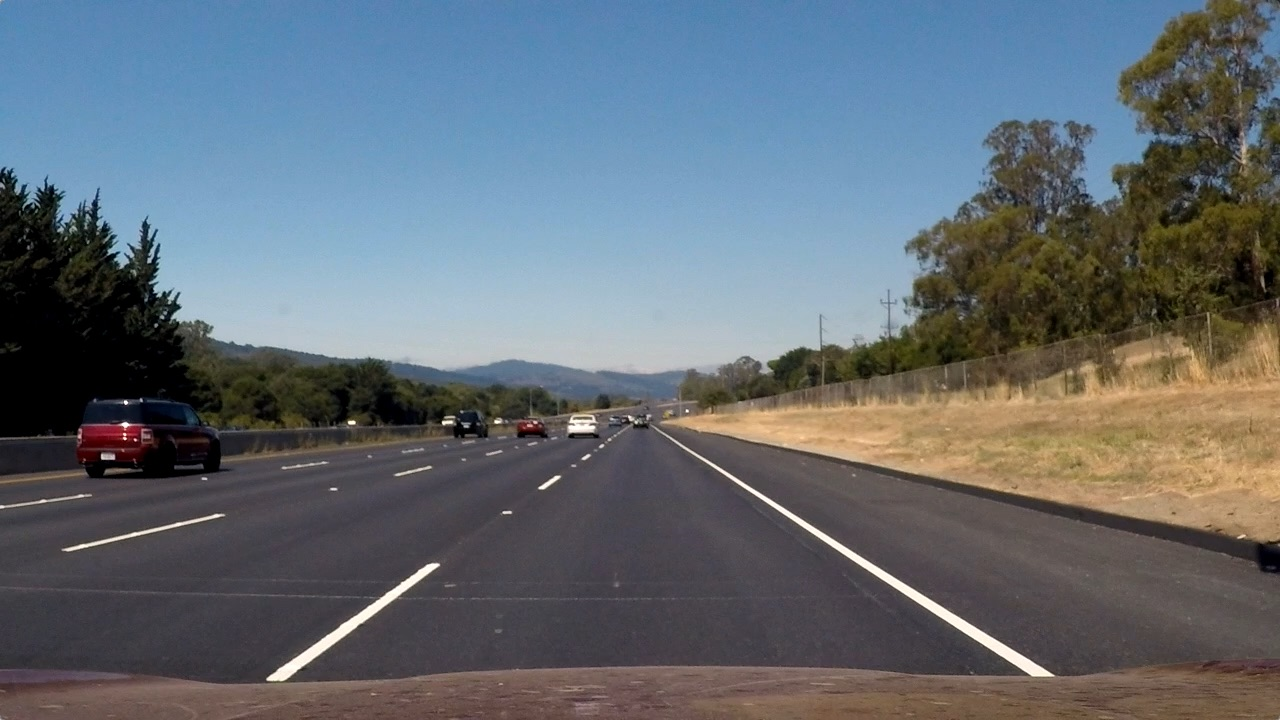
#> input picture test_images/straight_lines2.jpg, 1280 x 720 px, found by its file name
$ jupyter execute --allow-errors 'lanes - Color and Region.ipynb'   (shell and % lines are left out)
#> lines starting #> are read from the running program, lines starting #| are printed output that depends on the picture; after the words box and inside, x2 and y2 are one past the last pixel; in counts of white or black regions, pixels touching at a corner belong together
[cell 1]
#Importing important packages

[cell 2]
import matplotlib.pyplot as plt
import matplotlib.image as mpimg
import numpy as np
import cv2
import time as t

print("opencv version : %s " % cv2.__version__)

[cell 3]
#reading in an image
path = '/Users/enterprise/Dev/Git/CarND-Advanced-Lane-Lines/straight_lines2.jpg'
image = mpimg.imread(path)
#> image is the input picture: shape (720, 1280, 3); mean R, G, B 99.4, 107.7, 115.1

#displaying the image
plt.imshow(image)
plt.show()

#printing out some stats and plotting
print('This image is:', type(image), 'with dimesions:', image.shape)
#| This image is: <class 'numpy.ndarray'> with dimesions: (720, 1280, 3)

#Grab the X and Y size and make copy of the image
ysize = image.shape[0]
xsize = image.shape[1]

color_select = np.copy(image)
line_select = np.copy(image)

[cell 4]
# define rgb threshold tupple
rgb_thresh = [200,200,200]

#identify pixels below the threshold
thresh_pix = (image[:,:,0]<rgb_thresh[0]) | (image[:,:,1]<rgb_thresh[1]) | (image[:,:,2]<rgb_thresh[2])
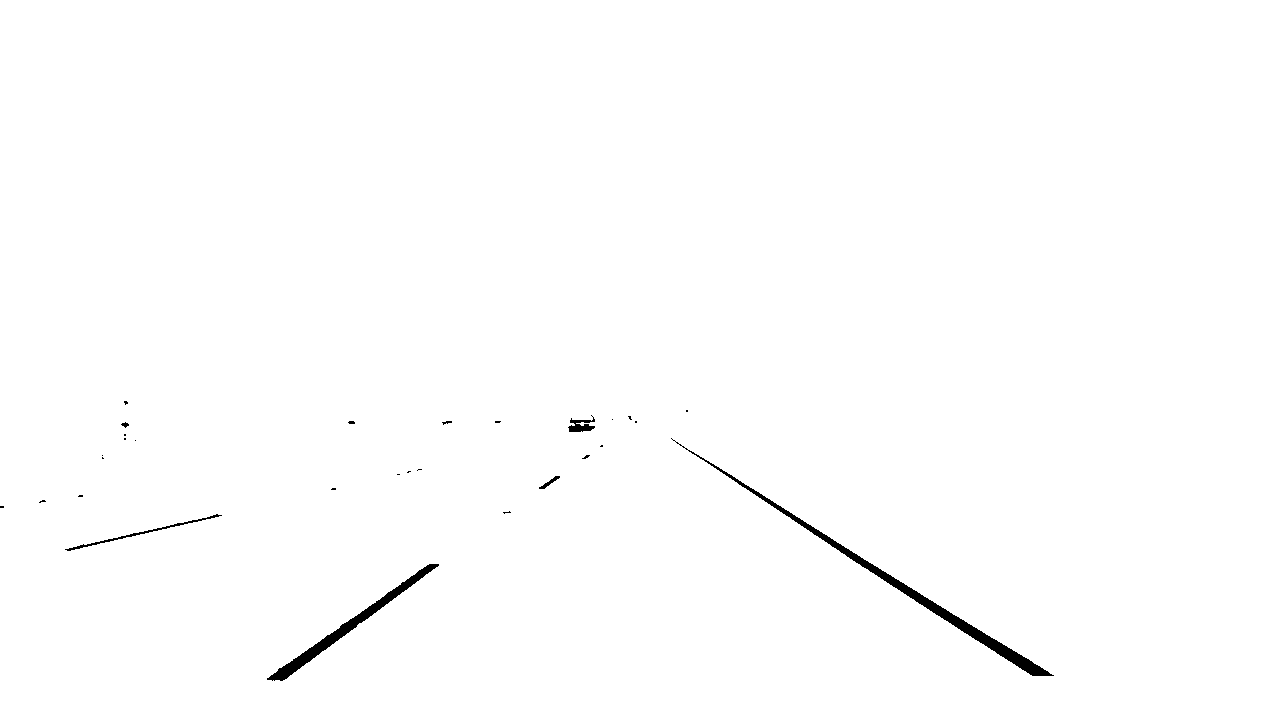
#> thresh_pix: shape (720, 1280) bool; 99.4% white; 29 black regions (22 under 20 px), largest, box (x1, y1, x2, y2) and area: (671, 438, 1054, 676) 2901, (267, 564, 439, 681) 1805, (65, 514, 222, 551) 349
color_select[thresh_pix] = [0,0,0]
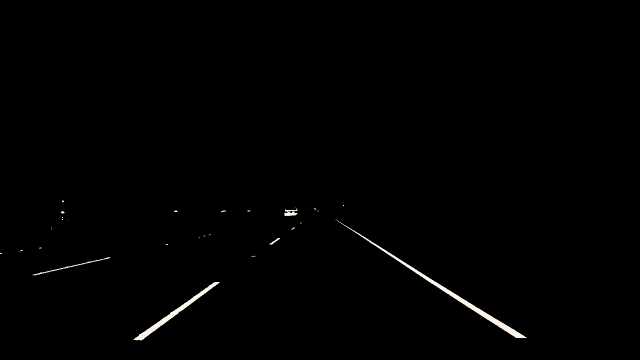
#> color_select: shape (720, 1280, 3) (shown at 1/2 size); mean R, G, B 1.5, 1.5, 1.4

[cell 5]
#Display the image
plt.imshow(color_select)

[cell 6]
'''In NumPy indexing, the first dimension (camera.shape[0]) corresponds
to rows, while the second (camera.shape[1]) corresponds to columns,
with the origin (camera[0, 0]) on the top-left corner.
This matches matrix/linear algebra notation, but is in contrast to
Cartesian (x, y) coordinates.'''

[cell 7]
# create copy of the image
region_select = np.copy(image)

# define region of interest

lb = [80,700]
rb = [640,360]
ap = [475,275]


## fit lines (y = Ax + B)
fitL = np.polyfit((lb[0], ap[0]), (lb[1], ap[1]), 1)
fitR = np.polyfit((rb[0], ap[0]), (rb[1], ap[1]), 1)
fitB = np.polyfit((lb[0], rb[0]), (lb[1],rb[1]), 1)

print(fitL)

[cell 8]
# Find the region inside the lines
XX, YY = np.meshgrid(np.arange(0,xsize),np.arange(0,ysize))
region_thresh = (YY > (XX*fitL[0] + fitL[1])) & (YY > (XX*fitR[0] + fitR[1])) & (YY > (XX*fitB[0] + fitB[1]))
print(len(region_thresh))
#| 720
# Color pixels red which are inside the region
region_select[region_thresh] = [255,0,0]
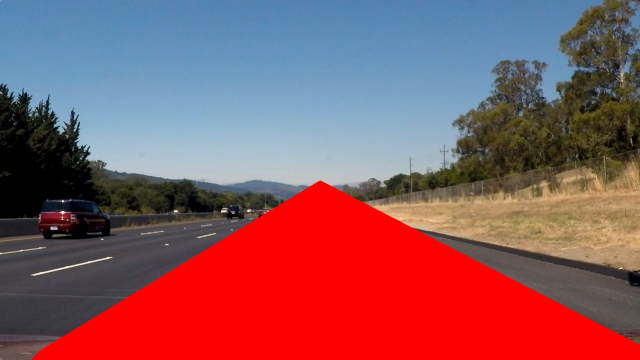
#> region_select: shape (720, 1280, 3) (shown at 1/2 size); mean R, G, B 140.4, 87.3, 94.6

# Display the image
plt.imshow(region_select)

[cell 9]
print(region_thresh)
#> (printed output is left out)
region_thresh.shape

[cell 10]
plt.imshow(region_thresh)
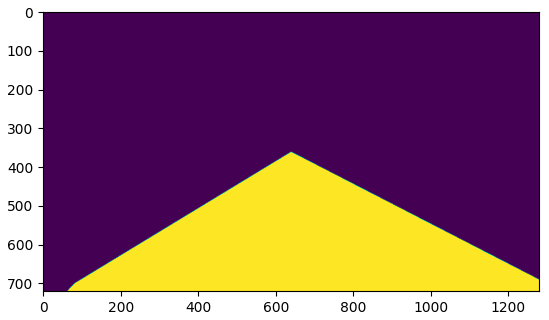
#> figure drawn by matplotlib, 1 panel

$ run again, with test_images/straight_lines1.jpg copied over test_images/straight_lines2.jpg
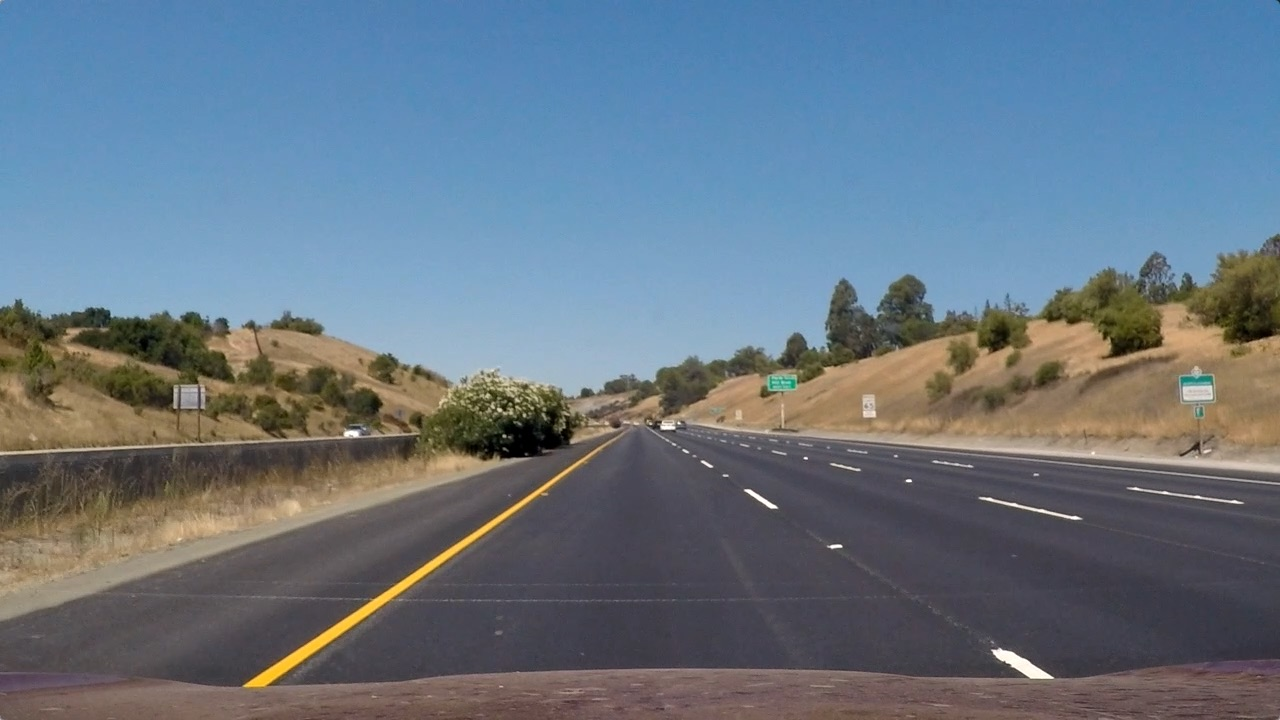
#> input picture test_images/straight_lines1.jpg, 1280 x 720 px, found by its file name
#> image is the input picture: shape (720, 1280, 3); mean R, G, B 103.2, 117.7, 131.2
#| This image is: <class 'numpy.ndarray'> with dimesions: (720, 1280, 3)
#> `thresh_pix = (image[:,:,0]<rgb_thresh[0]) | (image[:,:,1]<rgb_thresh[1..`:
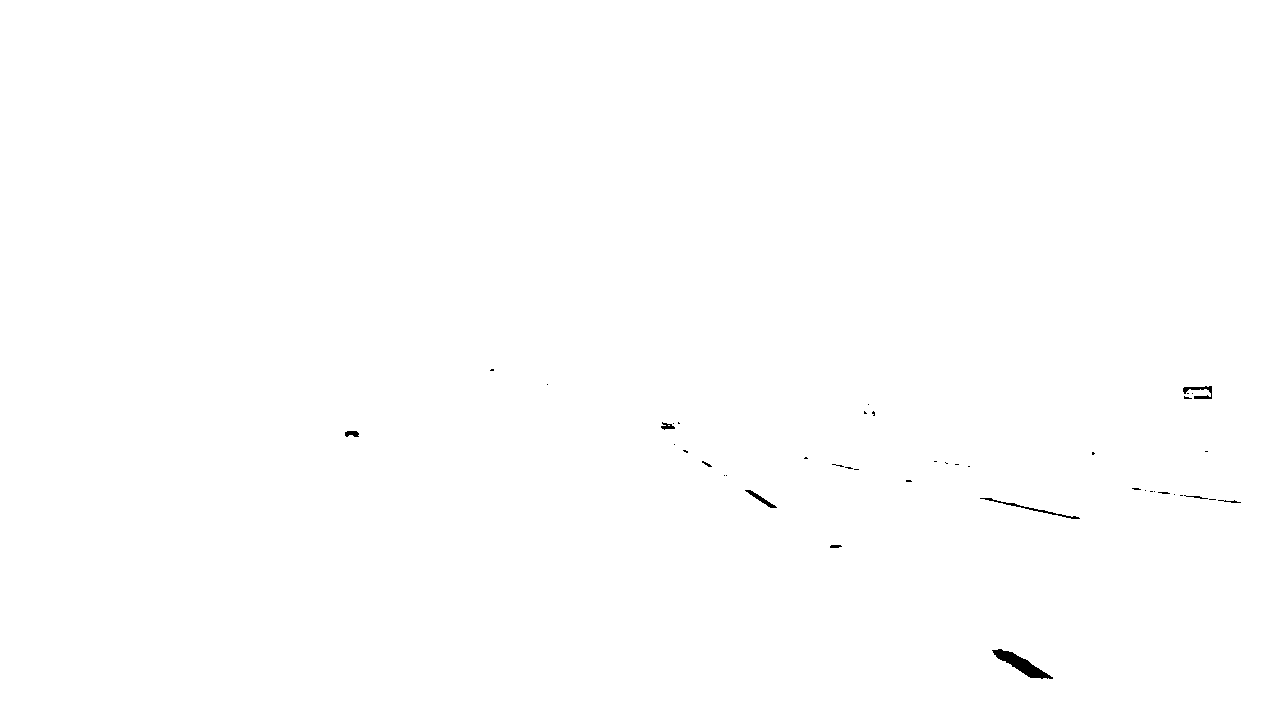
#> thresh_pix: shape (720, 1280) bool; 99.8% white; 43 black regions (33 under 20 px), largest, box (x1, y1, x2, y2) and area: (992, 649, 1053, 679) 630, (980, 498, 1080, 519) 201, (1183, 386, 1212, 399) 162
#| 720
#> `region_select[region_thresh] = [255,0,0]`:
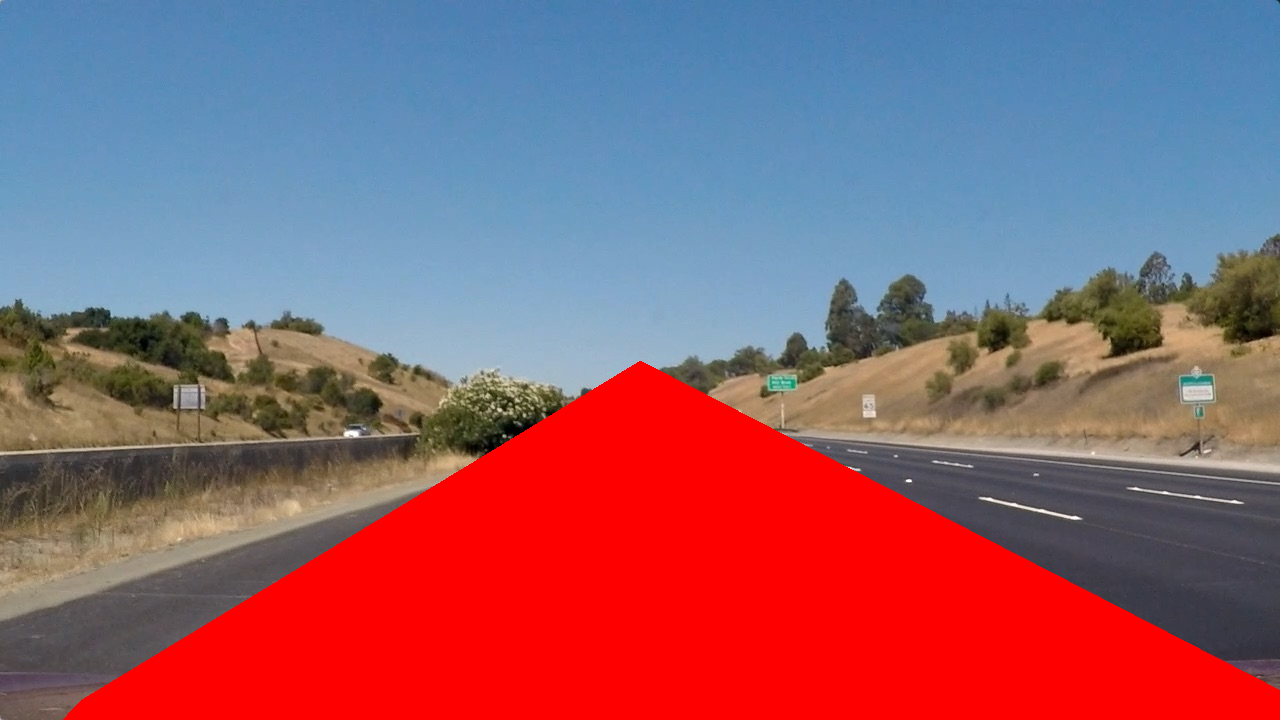
#> region_select: shape (720, 1280, 3); mean R, G, B 144.4, 97.2, 110.2
#> (printed output is left out)

$ run again, with test_images/exit-ramp.jpg copied over test_images/straight_lines2.jpg
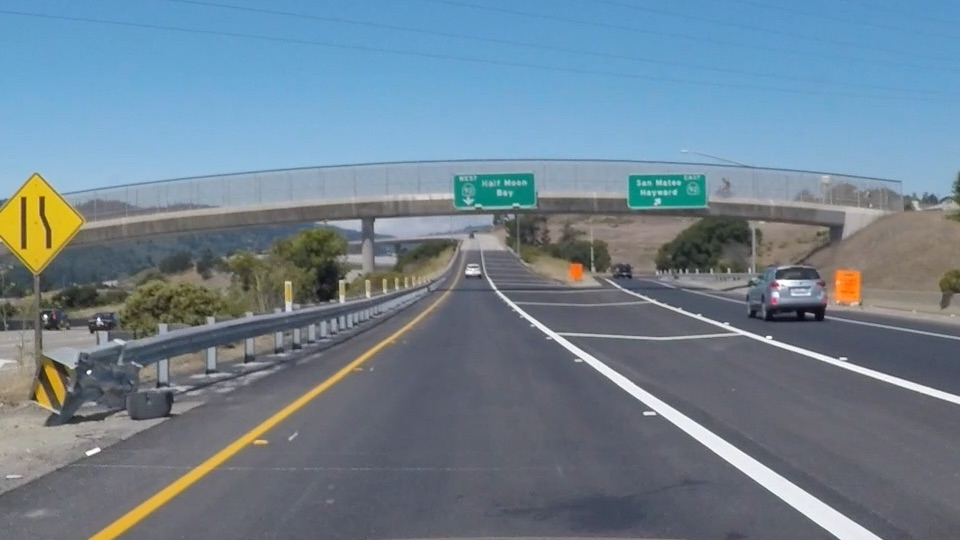
#> input picture test_images/exit-ramp.jpg, 960 x 540 px, found by its file name
#> image is the input picture: shape (540, 960, 3); mean R, G, B 111.3, 130.2, 144.4
#| This image is: <class 'numpy.ndarray'> with dimesions: (540, 960, 3)
#> `thresh_pix = (image[:,:,0]<rgb_thresh[0]) | (image[:,:,1]<rgb_thresh[1..`:
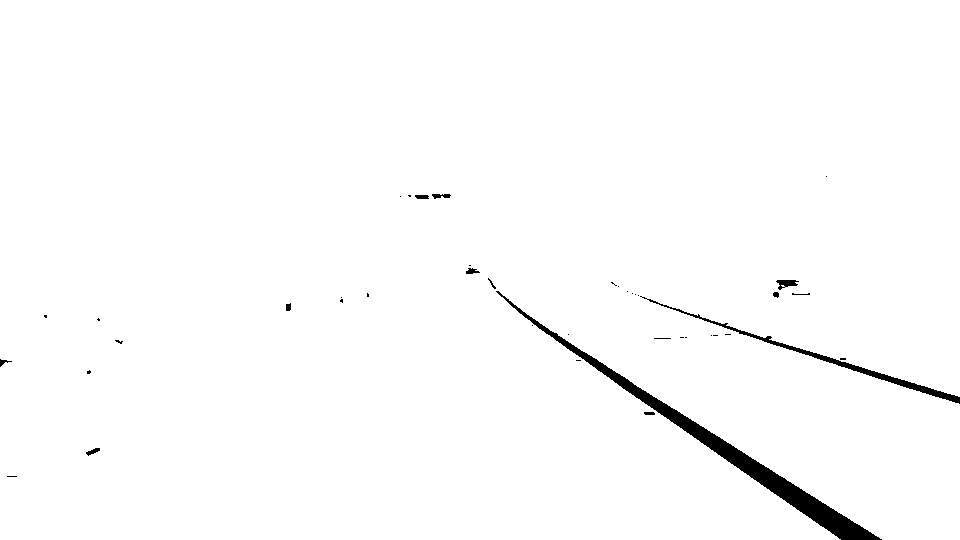
#> thresh_pix: shape (540, 960) bool; 98.6% white; 41 black regions (28 under 20 px), largest, box (x1, y1, x2, y2) and area: (496, 291, 882, 540) 5378, (640, 296, 960, 404) 1401, (776, 280, 799, 290) 129
#| 540
#> region_select: shape (540, 960, 3); 11.11% of pixels changed, all inside (x1, y1, x2, y2) = (346, 361, 960, 540)
#> (printed output is left out)
#> `[cell 10] plt.imshow(region_thresh)`:
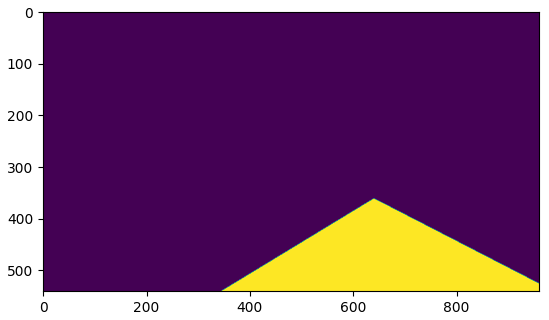
#> figure drawn by matplotlib, 1 panel
